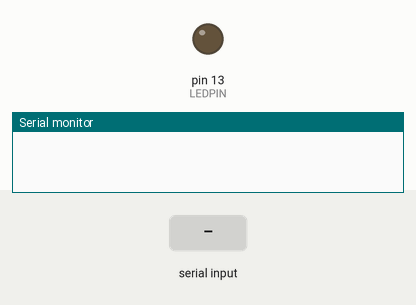
Simulated run of this sketch. Board: Arduino Leonardo, built with avr-gcc and run on an emulated ATmega32U4. On the bench: output pins drawn as LEDs (lit = HIGH), the last lines printed to the serial monitor. Dashed ring = blinking. The inputs (shaded band) are chosen by the test bench. EEPROM starts erased; USB keyboard and mouse output is not drawn.

Above: at 0.9 s.
At 1.3 s:
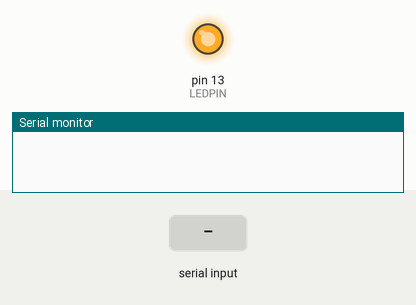
At 3.29 s:
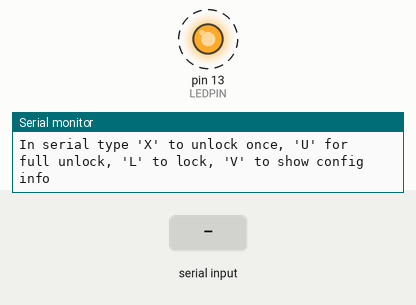
3.3 s: "X" received over Serial
9.3 s: "U" received over Serial
Timing chart, 0 to 18.3 s (numbered marks = the images above; inputs shaded):
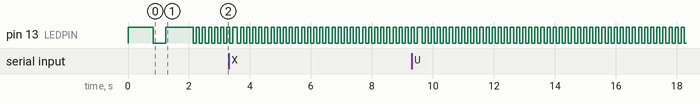

The sketch:

anykey_testing_sketch.ino
```cpp
/*====================================== AnyKey testing sketch   ============================
 * Author: Walter Schreppers
 * Description: Allows to test if bootloader is secured and locking back from 186 to 187 and
 * disabling writes when locked.
 * ==========================================================================================*/


#include <avr/eeprom.h>
#include <Keyboard.h>
#define LEDPIN 13

#define CONFIG_BYTE_ADDRESS   255
#define KEY_TYPE_DEFAULT       255 //factory setting uses password.h PASSWORD_LINE string to type
#define SERIAL_RUN_CMD         254 //allow other settings (this is used for other commands now!)


void setup();
void loop();


void ledOn(){
  digitalWrite(LEDPIN, HIGH);
}

void ledOff(){
  digitalWrite(LEDPIN, LOW);
}

//notice here we can write up to 255 max here!
void saveToEeprom( uint16_t address, uint8_t value ){
  eeprom_update_byte ( address, value ); //write to eeprom!
}


void showVersionAndConfiguration(){
  Serial.print(F("version=1.0.1")); //this is the testing sketch version

  Serial.print(F("; kbd_conf="));
  Serial.print( eeprom_read_byte(255) );

  Serial.print(F("; kbd_delay_start="));
  Serial.print( eeprom_read_byte( 1022 ) );

  Serial.print(F("; kbd_delay_key="));
  Serial.print( eeprom_read_byte( 1020 ) );

  Serial.print(F("; kbd_layout="));
  Serial.print( eeprom_read_byte( 1021 ) );

  Serial.print(F("; bootlock="));
  int bootcode = eeprom_read_byte(1023);

  Serial.print( eeprom_read_byte( 1023 ) );
  if( bootcode == 187 ){
    Serial.println("\n\nCongratulations! Bootloader is secured.");
  }
  else{
    Serial.println("\n\nWARNING unsafe bootloader code detected!");
  }
}

void serialCmd(uint8_t c=0){

  if(c==0){
    if( !Serial.available() ) return;
    c = Serial.read();
  }

  if( c == 'V' ){
      showVersionAndConfiguration();
      return;
  }
  else if( c == 'X' ){  // Unlock bootloader (once value 186) -> after flash its reset to 187/killed
      Serial.print(F("Unlocking..."));
      delay(20);
      saveToEeprom(1023, 186); //1023 is used by bootloader
      Serial.println(F("done"));
      delay(20);
      return;
  }
  else if( c == 'U' ){
      Serial.print(F("Full unlock..."));
      delay(20);
      saveToEeprom(1023, 255); //1023 is used by bootloader
      Serial.println(F("done"));
      delay(20);
      return;
  }

  else{
    Serial.println("ERROR: Unknown command!");
  }
}

void detectCommand(){
  if( !Serial.available() ) return;

  uint8_t c = Serial.read();

  if( c == CONFIG_BYTE_ADDRESS ){
    if( Serial.available() && (Serial.read() == SERIAL_RUN_CMD )){
      serialCmd();
      delay(100); //500 was stable
      Serial.flush();
    }
  }
  else{
    serialCmd(c);
  }
  delay(10);
}


// watch programming now does not work instead device resets and typeswww.anykey.shop


/* Init function */
void setup()
{
  pinMode(LEDPIN, OUTPUT);
  Keyboard.begin();
  Serial.begin(9600); //during typing we ignore all serial coms (this is for the non-CP setting)

 // LOOK : www.anykey.shop

  ledOn();
  delay(800);
  Keyboard.print("www.anykey.shop");
  Keyboard.write(13);
  ledOff();
  delay(400);
  ledOn();
  delay(800);
  ledOff();

  Serial.println("AnyKey factory testing image configuration=");
  showVersionAndConfiguration();
  Serial.println("In serial type 'X' to unlock once, 'U' for full unlock, 'L' to lock, 'V' to show config info");

}

/* Unused endless loop */
void loop() {
  ledOn();
  if( Serial.available() ){
    detectCommand();
  }
  delay(100);

  ledOff();
  delay(100);

}
```

Measured:
- by itself, pin 13 (LEDPIN): alternates HIGH for 0.10 s and LOW for 0.10 s
